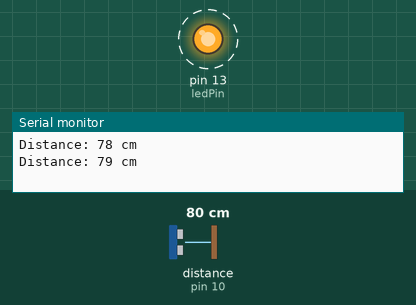
This sketch was run on a simulated Arduino Uno, built with avr-gcc and run on an emulated ATmega328P. On the bench: output pins drawn as LEDs (lit = HIGH), the last lines printed to the serial monitor. Wiring (inferred from the names in the program): ultrasonic range finder: trigger pin 9; echo pin 10. Dashed ring = blinking. The inputs (shaded band) are chosen by the test bench; at power-on: distance to the obstacle (sensor on pin 10) 80 cm. The echo pulse lasts 58.3 µs per cm; pins used as bus, display or sensor lines are not drawn.

Above: at 0.98 s.
1.6 s: distance to the obstacle (sensor on pin 10) set to 2 cm
At 2.17 s:
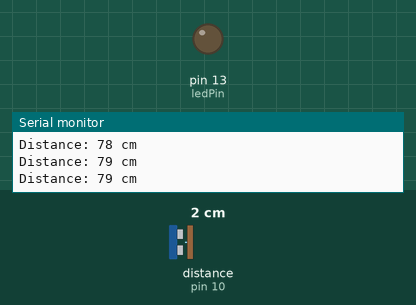
5.1 s: distance to the obstacle (sensor on pin 10) set to 18 cm
At 5.29 s:
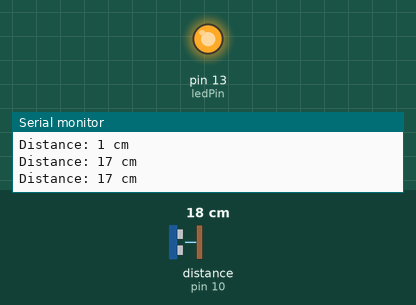
8.6 s: distance to the obstacle (sensor on pin 10) set to 4 cm
Timing chart, 0 to 64.7 s (numbered marks = the images above; inputs shaded):
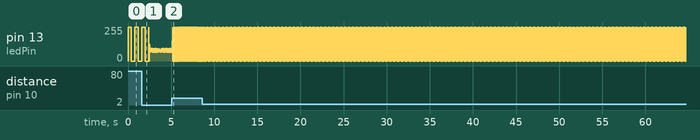

Measured:
- by itself, pin 13 (ledPin): repeats every 0.03 s: 255/255 0.02 s, 0/255 0.02 s

The sketch:

Distance_LED.ino
```cpp
int ledPin = 13;
int trigPin = 9;
int echoPin = 10;

long hh; // 시간
int distance; // 거리

void setup() {
  Serial.begin(9600);

  pinMode(ledPin, OUTPUT);
  pinMode(trigPin, OUTPUT);
  pinMode(echoPin, INPUT);
}

void loop() {
  digitalWrite(trigPin, LOW);
  delayMicroseconds(2);

  digitalWrite(trigPin, HIGH);
  delayMicroseconds(10);
  digitalWrite(trigPin, LOW);

  // 반사파 시간 측정
  hh = pulseIn(echoPin, HIGH);

  // 거리 계산 (cm)
  distance = hh * 0.034 / 2;

  Serial.print("Distance: ");
  Serial.print(distance);
  Serial.println(" cm");

  // 거리값으로 LED 깜빡임 속도 제어
  digitalWrite(ledPin, HIGH);
  delay(distance * 5);   // 거리가 멀수록 느리게
  digitalWrite(ledPin, LOW);
  delay(distance * 5);
}
```
